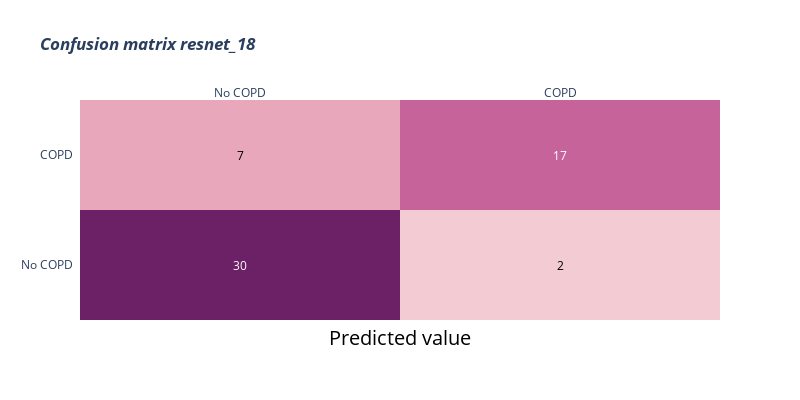

Source (notebook cell):
### Code cell
val_dataloader, val_dataset, val_class_names = get_loader(image_path,60,)
inputs, classes = next(iter(val_dataloader))
inputs, classes = inputs.to(device), classes.to(device)
model = set_models(model_name, model_path, type_name,
                       feture_extract=False, train=False)
model.eval()
bcm = BinaryConfusionMatrix().to(device)
inputs = inputs.to(device)
classes = classes.to(device)

outputs=model(inputs)
_, preds = torch.max(outputs, 1)
print(type(preds), type(classes))
results = bcm(preds, classes)
results = results.cpu().numpy()

create_cm(results, model_name)

### Figure 1 — Plotly figure (JSON) as saved in the notebook; plotly's stock layout.template omitted (floating-point values rounded to 4 significant figures)
{"data": [{"colorscale": [[0, "rgb(243, 203, 211)"], [0.1667, "rgb(234, 169, 189)"], [0.3333, "rgb(221, 136, 172)"], [0.5, "rgb(202, 105, 157)"], [0.6667, "rgb(177, 77, 142)"], [0.8333, "rgb(145, 53, 125)"], [1, "rgb(108, 33, 103)"]], "reversescale": false, "showscale": false, "type": "heatmap", "x": ["No COPD", "COPD"], "y": ["No COPD", "COPD"], "z": [[30, 2], [7, 17]]}], "layout": {"annotations": [{"font": {"color": "#FFFFFF"}, "showarrow": false, "text": "30", "x": "No COPD", "xref": "x", "y": "No COPD", "yref": "y"}, {"font": {"color": "#000000"}, "showarrow": false, "text": "2", "x": "COPD", "xref": "x", "y": "No COPD", "yref": "y"}, {"font": {"color": "#000000"}, "showarrow": false, "text": "7", "x": "No COPD", "xref": "x", "y": "COPD", "yref": "y"}, {"font": {"color": "#FFFFFF"}, "showarrow": false, "text": "17", "x": "COPD", "xref": "x", "y": "COPD", "yref": "y"}, {"font": {"color": "black", "size": 20}, "showarrow": false, "text": "Predicted value", "x": 0.5, "xref": "paper", "y": -0.15, "yref": "paper"}, {"font": {"color": "black", "size": 20}, "showarrow": false, "text": "Real value", "textangle": -90, "x": -0.35, "xref": "paper", "y": 0.5, "yref": "paper"}], "height": 400, "title": {"text": "<i><b>Confusion matrix resnet_18</b></i>"}, "width": 800, "xaxis": {"dtick": 1, "gridcolor": "rgb(0, 0, 0)", "side": "top", "ticks": ""}, "yaxis": {"dtick": 1, "ticks": "", "ticksuffix": "  "}}}
